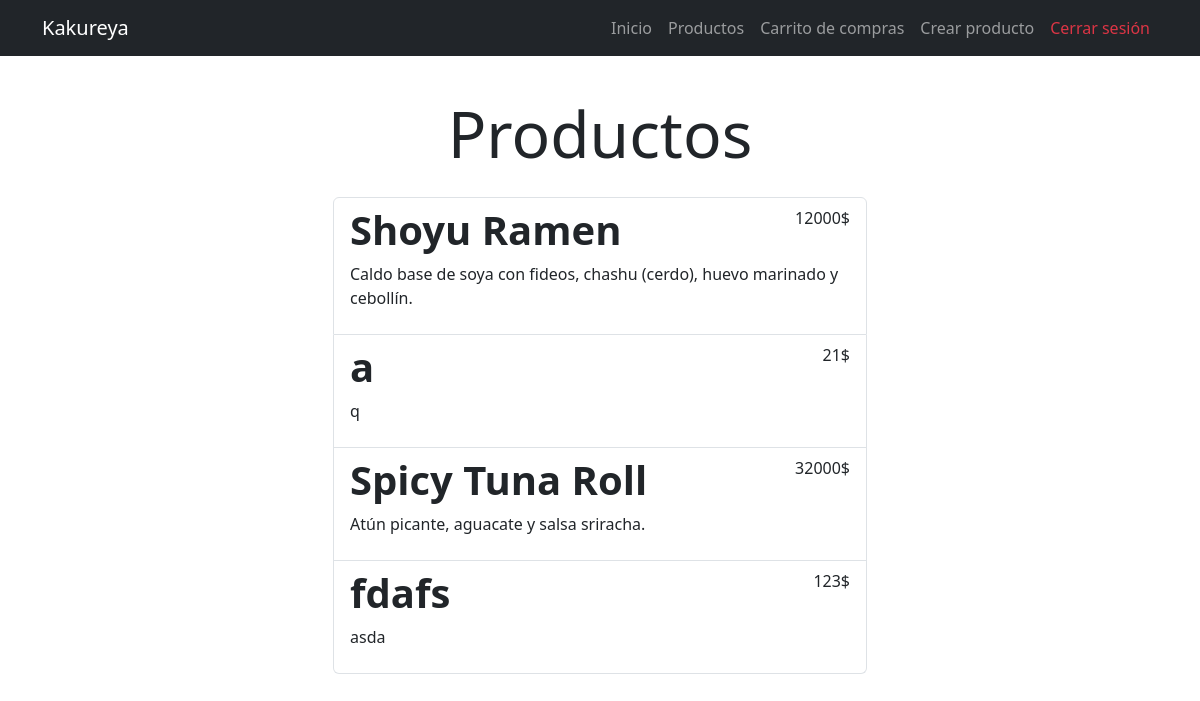
The page /products/ (signed in) on the database as committed earlier.
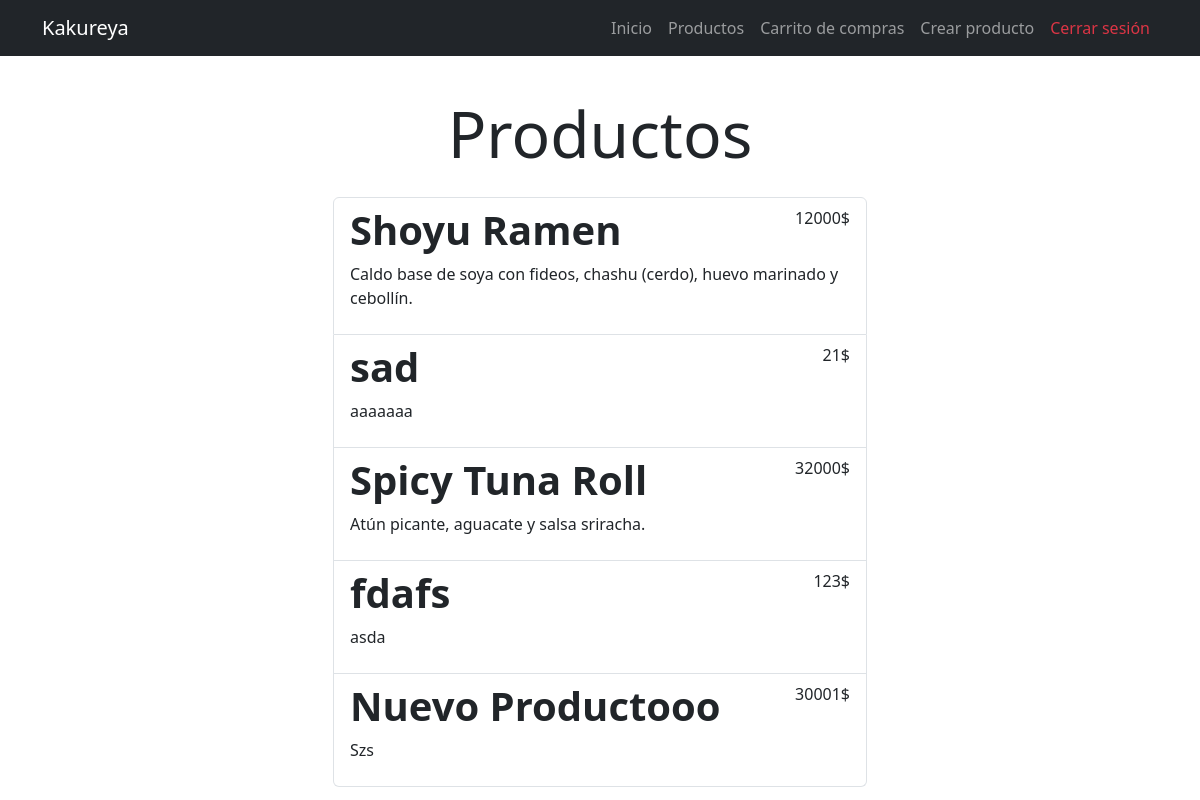
The same page on the database as committed later.
### kakureya/models.py (models this page shows, shortened)
class Product(models.Model):
    CATEGORY_CHOICES = [
        ("sushi", "Sushi"),
        ("ramen", "Ramen"),
        ("yakitori", "Yakitori "),
        ("donburi", "Donburi"),
        ("postres", "Postres"),
    ]
    name = models.CharField(max_length=100)
    description = models.TextField()
    price = models.DecimalField(max_digits=5, decimal_places=0)
    stock = models.IntegerField(default=0)
    image = models.ImageField(upload_to='products', null=True, blank=True)
    created_at = models.DateTimeField(auto_now_add=True)
    updated_at = models.DateTimeField(auto_now=True)
    added = models.DateTimeField(null=True, blank=True)
    user = models.ForeignKey(User, on_delete=models.SET_NULL, null=True)
    category = models.CharField(
        max_length=50, choices=CATEGORY_CHOICES, default="Sin categoría"
    )

### kakureya/views.py (the view)
# urls.py: path('products/', views.products, name='products'),
@login_required
def products(request):
    products = Product.objects.all()
    return render(request, 'products.html', {
        'products': products
    })

### kakureya/templates/products.html
{% extends 'base.html' %}
{% block content %}
<main class="container">
    <div class="row">
        <div class="col-md-6 offset-md-3">
            <h1 class="text-center display-3 py-3">Productos</h1>
            <ul class="list-group">
                {% for product in products %}
                <a class="list-group-item" href="{% url 'product_detail' product.id %}">
                    <header class="d-flex justify-content-between">
                        <h1 class="fw-bold">{{product.name}}</h1>
                        <p>{{product.price}}$</p>
                    </header>
                    <p>{{product.description}}</p>
                </a>
                {% endfor %}
            </ul>
        </div>
    </div>
</main>
{% endblock %}

Rows that differ between the two databases and show on the page:
changed Product: name "a" → "sad"; description "q" → "aaaaaaa"
added Product: name "Nuevo Productooo", price "30001", description "Szs"
